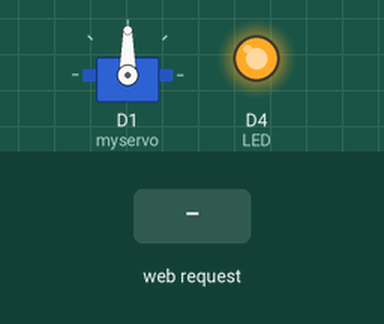
A sketch run on a simulated ESP8266 (NodeMCU). Shown: servo, output pins drawn as LEDs (lit = HIGH). Inputs (shaded band) come from the test bench. WiFi joins after 1.5 s; servers stay silent unless stated; what the sketch prints to the serial monitor is not drawn.

Above: at 3.7 s.
3.8 s: HTTP request GET /sendValue?degrees=1 received
At 4.05 s:
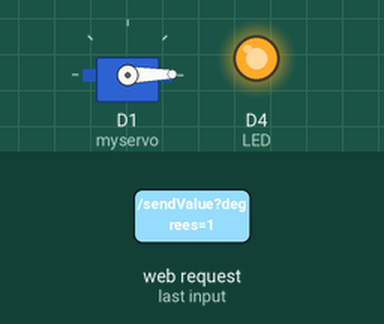
6.8 s: HTTP request GET /sendValue?degrees=120 received
9.8 s: HTTP request GET /sendValue?degrees=0 received
At 10.8 s:
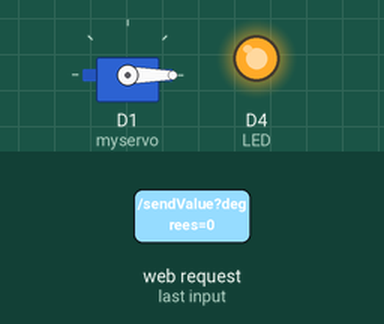
Timing chart, 0 to 12.8 s (numbered marks = the images above; inputs shaded):
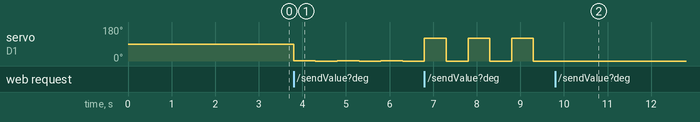

The sketch:

B3_Light_Sensor_Servo_controller_ESP8266.ino
```cpp
#include <ESP8266WiFi.h>
#include <ESP8266WebServer.h>
#include <Servo.h>

Servo myservo;
ESP8266WebServer server(80);
// Có thể dùng các giá trị đã define nếu không nhớ được giá trị chân GPIO
// Ở đây mình dùng chân built in có sẵn trên ESP8266 luôn nha!
// (Lưu ý: trạng thái LOW, HIGH bị đảo ở trong trường hợp dùng chân built in)
const int LED = LED_BUILTIN;

int led_status = 0;

String  WebPage = {
  "<!DOCTYPE html><html><head>"
    "<title>Web realtime - Light Sensor</title>"
    "<meta charset=\"UTF-8\">"
    "<meta name=\"viewport\" content=\"width=device-width, initial-scale=1\">"
    "<style>"
    "html {font-family: Helvetica;display: inline-block;margin: 0px auto;text-align: center;}"
    ".button {background-color: #4CAF50;border: none;color: white;padding: 16px 40px;text-decoration: none;font-size: 30px;margin: 2px;cursor: pointer;}"
    ".button2 {background-color: #555555;}"
    ".btn{background-color: #4CAF50;border: none;color: white;padding: 8px 20px;text-decoration: none;font-size: 16px;margin: 2px;cursor: pointer;}"
    ".degrees-input {width: 60px;height: 30px;font-size: 20px;text-align: center;}"
    "</style>"
    "</head><body>"
    "<h1><p id=\"serialMonitor\"> None </p><h1><br>"
    "<div id=\"motor_controller\">"
    "    <p>Điều khuyển động cơ Servo</p>"
    "    Degrees: <input class=\"degrees-input\" type=\"text\" id=\"degrees\" value=\"\">"
    "    <a href=\"#\" class=\"btn\" onclick=\"sendValue()\">Send</a>"
    "</div>"
    "</body><script>"
    "window.onload = function() {"
       "readSerial();"
    "};"
    "function readSerial() {"
    "var serialMonitor = document.getElementById('serialMonitor');"
    "var xhttp = new XMLHttpRequest();"
    "xhttp.onreadystatechange = function() {"
    "if (this.readyState == 4 && this.status == 200) {"
    "serialMonitor.innerHTML = this.responseText;"
    "setTimeout(readSerial, 500);"
    "}"
    "};"
    "xhttp.open('GET', 'readSerial', true);"
    "xhttp.send();"
    "}"
    "function sendValue() { var degreesInput = document.getElementById('degrees'); var xhttp2 = new XMLHttpRequest(); var degrees = degreesInput.value; xhttp2.open('POST', 'sendValue', true); xhttp2.setRequestHeader('Content-type', 'application/x-www-form-urlencoded'); xhttp2.send('degrees=' + degrees); }"
    "</script></html>"
};

void setup() {
  myservo.attach(D1, 500,2400);
  Serial.begin(9600);

  // Thiết lập LED
  pinMode(LED, OUTPUT);
  digitalWrite(LED, HIGH); // Thiết lập trạng thái mức điện cao cho chân tín hiệu LED

  // ===========THIẾT LẬP KẾT NỐI WIFI====================================================
  delay(1000);
  WiFi.begin("your_wifi_name", "your_wifi_password"); //SSID && Pasword
  while (WiFi.waitForConnectResult() != WL_CONNECTED) {
    Serial.println(".");
  }
  Serial.println("IP: ");
  Serial.println(WiFi.localIP());
  // ===============================================================================
  // Giao diện trang chủ
  server.on("/", [] {server.send(200,"text/html", WebPage);});
  setupRoutes();
  server.begin();  // Bắt đầu web server
}

void handleReadSerial() {
  // Gửi giá trị cảm biến về client
  float light = analogRead(A0);
  server.send(200, "text/plain", "Giá trị cảm biến ánh sáng: " + String(light));
}

int receivedValue = 0;
void handleSendValue() {
  if (server.hasArg("degrees")) {
    receivedValue = server.arg("degrees").toInt();
  }
}

void setupRoutes() {
  server.on("/readSerial", handleReadSerial);
  server.on("/sendValue", handleSendValue);
}


void loop() {
  // Xử lý các yêu cầu từ client
  server.handleClient();
  if (receivedValue > 0) {
    //quay servo thuận theo góc INPUT
      Serial.print(receivedValue);
      // 5/3.3
      myservo.write(receivedValue);
      delay(500);
      myservo.write(0);
      delay(500);
  }
}
```

Measured:
- after the input at 3.8 s, servo on D1 (myservo): alternates 1° for 0.50 s and 0° for 0.50 s, starting at once
- after the input at 9.8 s, servo on D1 (myservo): stops changing and stays 0°
